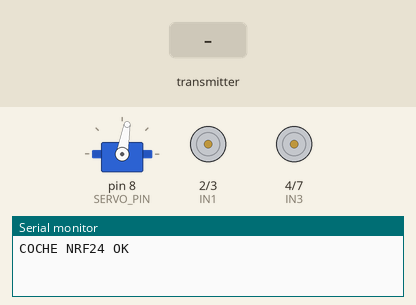
Bench run of a sketch on a simulated Arduino Uno, built with avr-gcc and run on an emulated ATmega328P. On the bench: servo, motor-driver pin pairs drawn as motors (green arrow = first pin HIGH = forward, orange = second pin HIGH = backward, longer = more drive, scaled by the enable pin), the last lines printed to the serial monitor. The test bench sets the inputs (shaded band). No radio packets arrive unless stated.

Above: at 1.2 s.
1.3 s: the transmitter starts sending acelerador = 256
At 2.3 s:
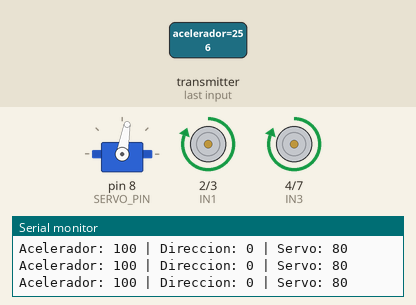
2.8 s: the transmitter starts sending direccion = 256
At 3.5 s:
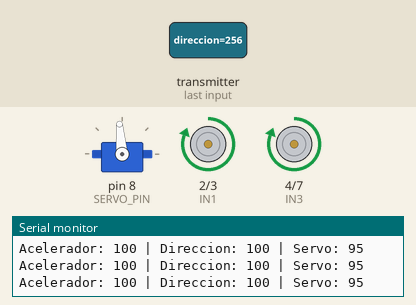
4.3 s: the transmitter starts sending acelerador = 0
At 4.6 s:
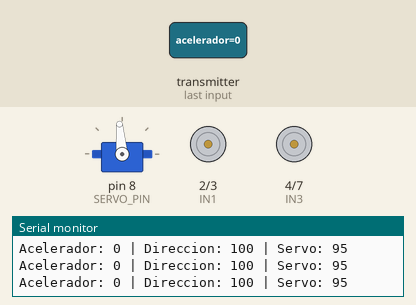
5.8 s: the transmitter starts sending acelerador = 512
At 7.0 s:
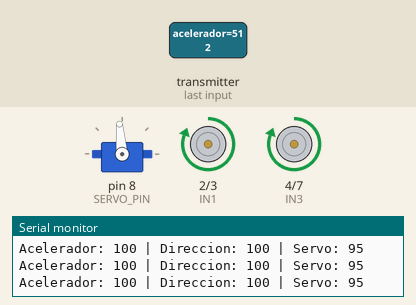
Timing chart, 0 to 8.3 s (numbered marks = the images above; inputs shaded):
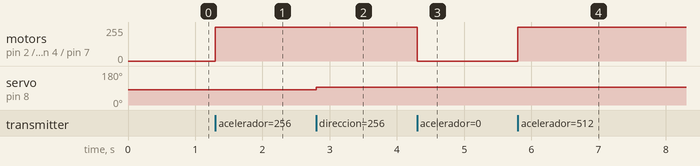

Measured:
- after the input at 1.3 s, motor on pin 2 (IN1) / pin 3 (IN2), motor on pin 4 (IN3) / pin 7 (IN4): stopped → forward 255/255 at once
- after the input at 2.8 s, servo on pin 8 (SERVO_PIN): 80° → 95° at once
- after the input at 4.3 s, motor on pin 2 (IN1) / pin 3 (IN2), motor on pin 4 (IN3) / pin 7 (IN4): forward 255/255 → stopped at once
- after the input at 5.8 s, motor on pin 2 (IN1) / pin 3 (IN2), motor on pin 4 (IN3) / pin 7 (IN4): stopped → forward 255/255 at once

The sketch:

Car-code.ino
```cpp
#include <SPI.h>
#include <RF24.h>
#include <Servo.h>
#include <stdint.h>

// ==================================================
// NRF24L01
// CE = D9
// CSN = D10
// ==================================================

RF24 radio(9, 10);

const byte direccionRadio[6] = "F1CAR";

// ==================================================
// SERVO
// ==================================================

Servo servoDireccion;

const int SERVO_PIN = 8;

const int SERVO_CENTRO = 80;
const int SERVO_IZQUIERDA = 65;
const int SERVO_DERECHA = 95;

// ==================================================
// L298N
// ==================================================

const int ENA = 5;
const int IN1 = 2;
const int IN2 = 3;

const int ENB = 6;
const int IN3 = 4;
const int IN4 = 7;

// ==================================================
// DATOS
// ==================================================

struct DatosMando {
  int16_t acelerador;
  int16_t direccion;
};

DatosMando datos;

// ==================================================
// SEGURIDAD
// ==================================================

unsigned long ultimaRecepcion = 0;

const unsigned long TIMEOUT_RF = 500;

// ==================================================
// SETUP
// ==================================================

void setup() {

  Serial.begin(115200);

  // Motores
  pinMode(ENA, OUTPUT);
  pinMode(IN1, OUTPUT);
  pinMode(IN2, OUTPUT);

  pinMode(ENB, OUTPUT);
  pinMode(IN3, OUTPUT);
  pinMode(IN4, OUTPUT);

  // Servo
  servoDireccion.attach(SERVO_PIN);
  servoDireccion.write(SERVO_CENTRO);

  pararMotores();

  // NRF24
  if (!radio.begin()) {

    Serial.println("ERROR NRF24");

    while (1) {
      pararMotores();
    }
  }

  radio.setPALevel(RF24_PA_MAX);
  radio.setDataRate(RF24_250KBPS);
  radio.setChannel(108);

  radio.openReadingPipe(1, direccionRadio);

  radio.startListening();

  datos.acelerador = 0;
  datos.direccion = 0;

  ultimaRecepcion = millis();

  Serial.println("COCHE NRF24 OK");
}

// ==================================================
// LOOP
// ==================================================

void loop() {

  // ==================================================
  // RECIBIR
  // ==================================================

  if (radio.available()) {

    radio.read(
      &datos,
      sizeof(datos)
    );

    ultimaRecepcion = millis();

    // Limitar valores
    datos.acelerador =
      constrain(datos.acelerador, -100, 100);

    datos.direccion =
      constrain(datos.direccion, -100, 100);

    // ==================================================
    // DIRECCION
    // ==================================================

    int angulo = map(
      datos.direccion,
      -100,
      100,
      SERVO_IZQUIERDA,
      SERVO_DERECHA
    );

    angulo = constrain(
      angulo,
      SERVO_IZQUIERDA,
      SERVO_DERECHA
    );

    servoDireccion.write(angulo);

    // ==================================================
    // MOTORES
    // ==================================================

    if (datos.acelerador > 50) {

      adelante();

    } else if (datos.acelerador < -50) {

      atras();

    } else {

      pararMotores();
    }

    // ==================================================
    // SERIAL
    // ==================================================

    Serial.print("Acelerador: ");
    Serial.print(datos.acelerador);

    Serial.print(" | Direccion: ");
    Serial.print(datos.direccion);

    Serial.print(" | Servo: ");
    Serial.println(angulo);
  }

  // ==================================================
  // SEGURIDAD
  // ==================================================

  if (millis() - ultimaRecepcion > TIMEOUT_RF) {

    pararMotores();

    servoDireccion.write(SERVO_CENTRO);
  }
}

// ==================================================
// ADELANTE
// ==================================================

void adelante() {

  digitalWrite(IN1, HIGH);
  digitalWrite(IN2, LOW);

  digitalWrite(IN3, HIGH);
  digitalWrite(IN4, LOW);

  analogWrite(ENA, 255);
  analogWrite(ENB, 255);
}

// ==================================================
// ATRAS
// ==================================================

void atras() {

  digitalWrite(IN1, LOW);
  digitalWrite(IN2, HIGH);

  digitalWrite(IN3, LOW);
  digitalWrite(IN4, HIGH);

  analogWrite(ENA, 255);
  analogWrite(ENB, 255);
}

// ==================================================
// PARAR
// ==================================================

void pararMotores() {

  analogWrite(ENA, 0);
  analogWrite(ENB, 0);

  digitalWrite(IN1, LOW);
  digitalWrite(IN2, LOW);

  digitalWrite(IN3, LOW);
  digitalWrite(IN4, LOW);
}
```
